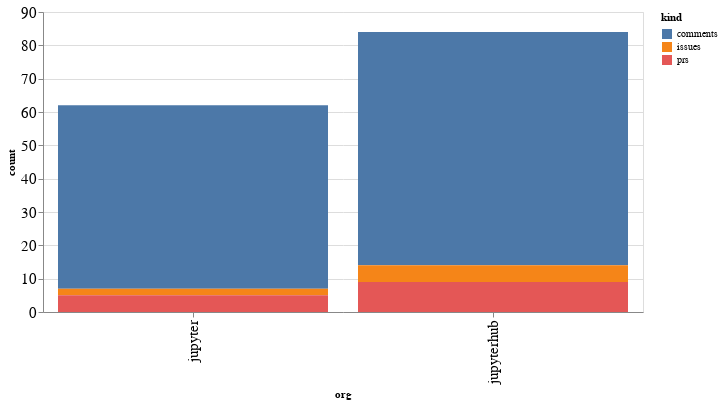

Here is the notebook cell this chart was saved with:
### Code cell
alt.Chart(org_summaries, width=600).mark_bar().encode(
    x='org',
    y='count',
    color='kind',
    tooltip="org"
)

### Figure 1 — Vega-Lite specification as saved in the notebook (floating-point values rounded to 4 significant figures)
{"config": {"axisLeft": {"labelFontSize": 15}, "axisBottom": {"labelFontSize": 15}}, "data": {"name": "data-bc71c8522f07748aa50c606b1d90f2d1"}, "mark": "bar", "encoding": {"color": {"type": "nominal", "field": "kind"}, "tooltip": {"type": "nominal", "field": "org"}, "x": {"type": "nominal", "field": "org"}, "y": {"type": "quantitative", "field": "count"}}, "width": 600, "$schema": "https://vega.github.io/schema/vega-lite/v4.8.1.json", "datasets": {"data-bc71c8522f07748aa50c606b1d90f2d1": [{"org": "jupyter", "kind": "comments", "count": 55}, {"org": "jupyter", "kind": "issues", "count": 2}, {"org": "jupyter", "kind": "prs", "count": 5}, {"org": "jupyterhub", "kind": "comments", "count": 70}, {"org": "jupyterhub", "kind": "issues", "count": 5}, {"org": "jupyterhub", "kind": "prs", "count": 9}]}}
